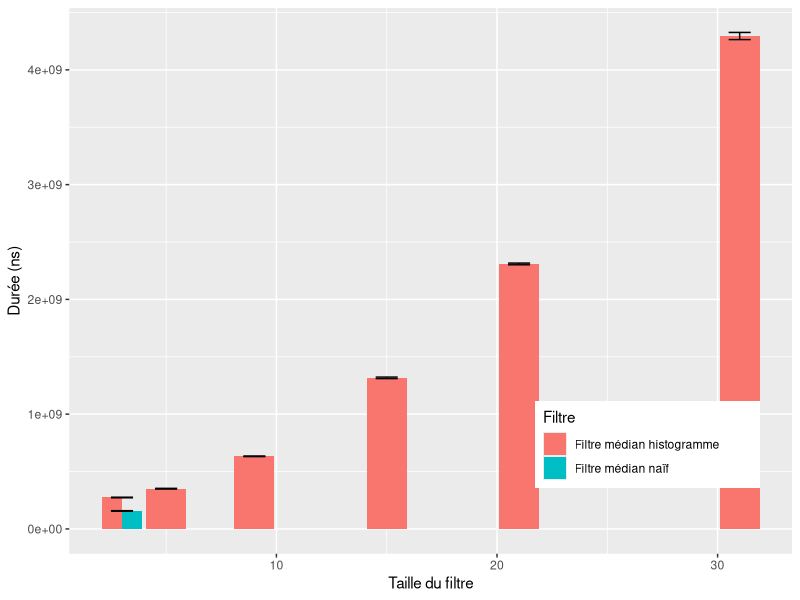
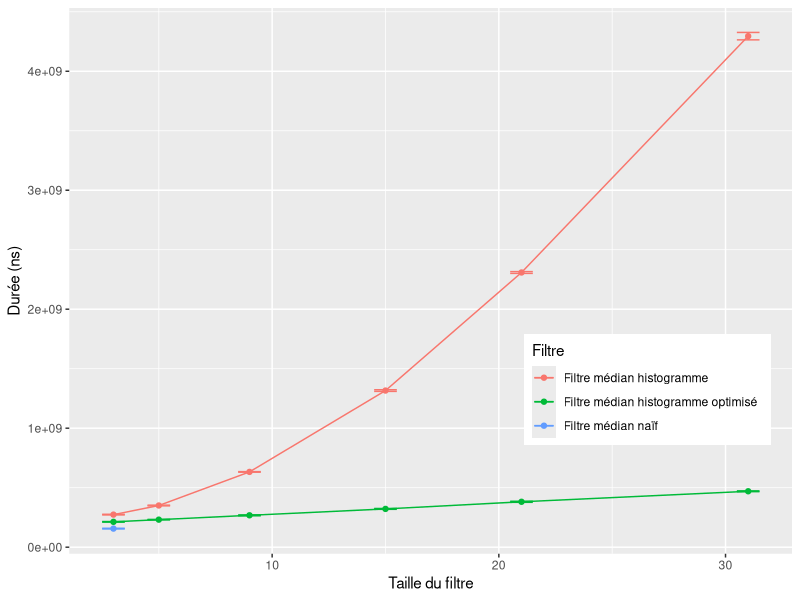
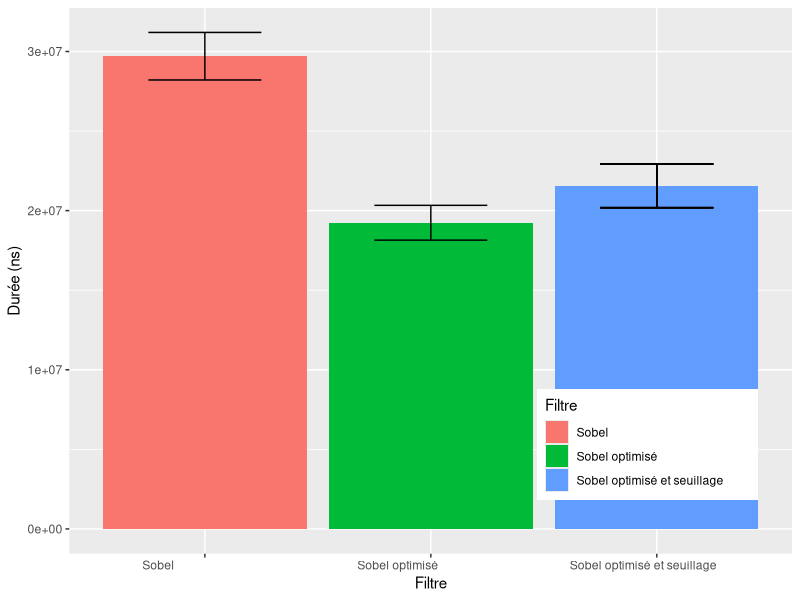
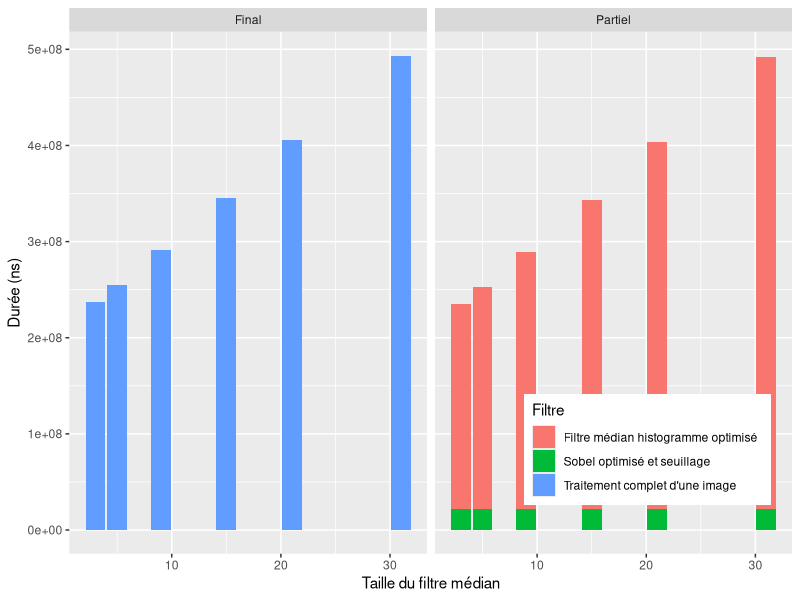

The R script that drew these images, in order:
library(ggplot2)

data = read.csv("benchmarks.csv")

data.medians = subset(data, grepl('Filtre médian', Filtre))
data.simple_medians = subset(data.medians, !grepl('optimisé', Filtre))
data.sobels = subset(data, grepl('Sobel', Filtre))
data.process = subset(data, grepl('Traitement', Filtre))
data.optimal = subset(data, grepl('Filtre médian histogramme optimisé|Sobel optimisé et seuillage', Filtre))

limits <- aes(ymax=Durée + Ecart.type, ymin=Durée - Ecart.type)

pdf("simple_medians.pdf", height=6)
ggplot(data.simple_medians, aes(x=Taille.du.filtre, y=Durée, fill=Filtre)) + xlab("Taille du filtre") + ylab("Durée (ns)") + theme(legend.position=c(.8, .2)) + geom_bar(stat="identity", position=position_dodge()) + geom_errorbar(limits, width=1)
dev.off()

pdf("medians.pdf", height=6)
ggplot(data.medians, aes(x=Taille.du.filtre, y=Durée, color=Filtre)) + xlab("Taille du filtre") + ylab("Durée (ns)") + theme(legend.position=c(.8, .3)) + geom_line() + geom_point() + geom_errorbar(limits, width=1)
dev.off()

pdf("sobels.pdf", height=5)
ggplot(data.sobels, aes(x=Filtre, fill=Filtre, y=Durée)) + ylab("Durée (ns)") + theme(legend.position=c(.8, .2)) + geom_bar(stat="identity", position="dodge") + geom_errorbar(limits, width=.5)
dev.off()

data.tmp_optimal <- data.optimal
data.tmp_optimal$partial <- "Partiel"

data.tmp_process <- data.process
data.tmp_process$partial <- "Final"

data.tmp <- rbind(data.tmp_optimal, data.tmp_process)

pdf("process.pdf", height=4)
ggplot(data.tmp, aes(x=Taille.du.filtre, fill=Filtre, y=Durée)) + xlab("Taille du filtre médian") + ylab("Durée (ns)") + theme(legend.position=c(.8, .2)) + geom_bar(stat="identity", position="stack") + facet_wrap( ~ partial)
dev.off()
